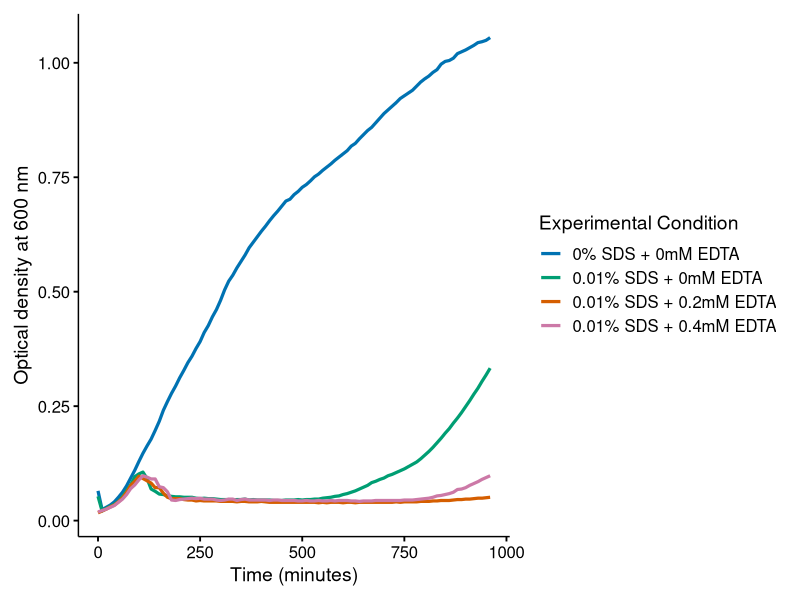

The R script that drew this image:
### supplemental growth curve - Tropini + BrkA



library(tidyverse)

#set up plot aesthetics - keep consistent across plots
x_order <- c("PC", "E0", "E2", "E4")
x_names <- c("0% SDS + 0mM EDTA", "0.01% SDS + 0mM EDTA", "0.01% SDS + 0.2mM EDTA", "0.01% SDS + 0.4mM EDTA")
colours <-c("#0072B2", "#009E73", "#D55E00", "#CC79A7")

#read data
tropinibrka <- read_csv('all growth curves - TropiniBrkA.csv')

#calculate technical replicate averages to get biological replicates
tropinibrka_bioreps <- tropinibrka |>
  group_by(time) |>
  summarize(PC1 = mean(PC1.1:PC1.3),
            PC2 = mean(PC2.1:PC2.2),
            PC3 = mean(PC3.1:PC3.2),
            E0.1 = mean(E0.1.1:E0.1.3),
            E0.2 = mean(E0.2.1:E0.2.2),
            E0.3 = mean(E0.3.1:E0.3.2),
            E2.1 = mean(E2.1.1:E2.1.3),
            E2.2 = mean(E2.2.1:E2.2.2),
            E2.3 = mean(E2.3.1:E2.3.2),
            E4.1 = mean(E4.1.1:E4.1.3),
            E4.2 = mean(E4.2.1:E4.2.2),
            E4.3 = mean(E4.3.1:E4.3.2))

#calculate biological replicate averages
tropinibrka_avg <- tropinibrka_bioreps |>
  group_by(time) |>
  summarize(PC = mean(PC1:PC3),
            E0 = mean(E0.1:E0.3),
            E2 = mean(E2.1:E2.3),
            E4 = mean(E4.1:E4.3)) |>
  gather(conc, od, -time) |>
  add_column(n = c(1:388)) #make column with unrepeated values for full_join to work

#calculate standard deviations
tropinibrka_sd <- tropinibrka_bioreps |>
  group_by(time) |>
  summarize(PC_sd = sd(c_across(PC1:PC3)),
            E0_sd = sd(c_across(E0.1:E0.3)),
            E2_sd = sd(c_across(E2.1:E2.3)),
            E4_sd = sd(c_across(E4.1:E4.3))) |>
  gather(conc_sd, sd, -time) |>
  add_column(n = c(1:388)) #make column with unrepeated values for full_join to work

#join od and sd and make clean dataframe
tropinibrka_clean <- full_join(tropinibrka_avg, tropinibrka_sd) |>
  select(!(n:conc_sd))

#reorder data by EDTA concentration condition
tropinibrka_clean$conc <- factor(tropinibrka_clean$conc, levels = x_order)

#plot growth curves
growth_curve_tropinibrka <- ggplot(tropinibrka_clean) +
  
  geom_line(aes(x = time, y = od, colour = conc), linewidth = 1.1) +
  
  xlab('Time (minutes)') +
  ylab('Optical density at 600 nm') +
  labs(colour = 'Experimental Condition') +
  
  scale_colour_manual(values = colours, labels = x_names) +
  
  scale_y_continuous(
    breaks = seq(0, 1.25, by = 0.25),
    expand = expansion(mult = c(0.05, 0.05))
  ) +
  
  theme_minimal(base_size = 14) +
  theme(
    panel.grid.major.x = element_blank(),
    panel.grid.major.y = element_blank(),
    panel.grid.minor = element_blank(),
    panel.background = element_blank(),
    plot.background = element_blank(),
    axis.line = element_line(color = "black", linewidth = 0.5),
    axis.ticks = element_line(color = "black"),
    axis.text = element_text(color = "black", size = 12),
    axis.title = element_text(size = 14),
    legend.title = element_text(size = 14),
    legend.text = element_text(size = 12),
    plot.margin = margin(10, 10, 10, 10)
  )

growth_curve_tropinibrka


